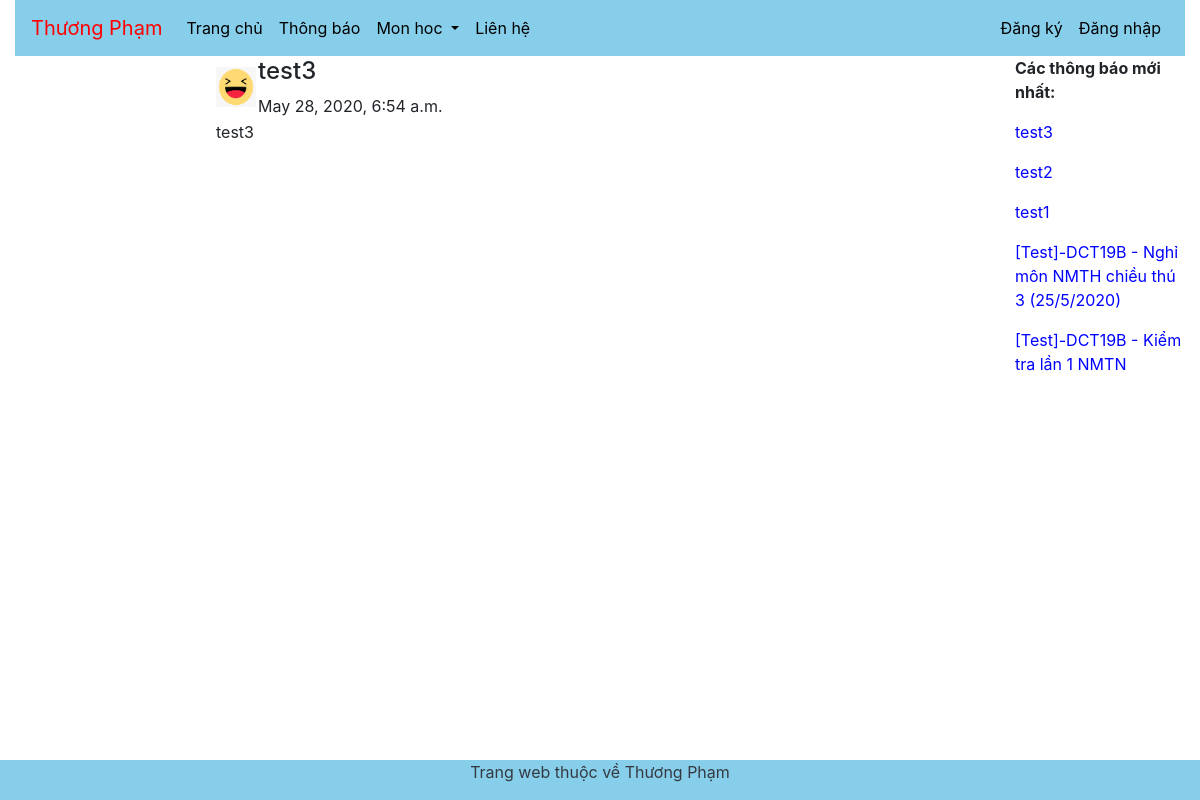
/ThongBao/6/, run on the app's committed database.
### AppChinh/models.py (models this page shows)
class ThongBao(models.Model):
    LoaiTB = models.ForeignKey(LoaiThongBao,on_delete=models.CASCADE)
    TieuDeTB = models.CharField(max_length=100)
    NoiDungTB = models.TextField()
    NgayTB = models.DateTimeField(auto_now_add=True)

class LoaiThongBao(models.Model):
    LoaiTB = models.CharField(max_length=10)
    AnhTB = models.ImageField(blank=True, upload_to="HinhAnh/")

### AppChinh/views.py (the view)
# urls.py: path('ThongBao/<int:pk>/', views.ThongBaoDetailView.as_view(), name="tbct"),#Vi DetailView truy van bang primary key cua model nen ta dua vao bien pk, int:pk the hien bien pk voi kieu du lieu la int
class ThongBaoDetailView(DetailView):
    model = ThongBao
    template_name='pages/ThongBaoChiTiet.html'

### AppChinh/context_processors.py (called while the page is built)
def layThongTin(request):
    dsmon = Mon.objects.all()
    tbMoiNhat = ThongBao.objects.all().order_by('-NgayTB')[:5]
    return {'dsmon': dsmon, 'tb':tbMoiNhat}

### AppChinh/templates/pages/ThongBaoChiTiet.html (shortened to what this page needs)
{% extends "pages/Base.html" %}
{% block noidung %}
<table>
    <tr>
        <td>
            <img src="{{thongbao.LoaiTB.AnhTB.url}}" width="40px" height="40px"/>
        </td>
        <td>
            <h4>{{thongbao.TieuDeTB}}</h4>
            <h8>{{thongbao.NgayTB}}</h8>
        </td>
    </tr>
    <tr>
        <td colspan="2">
            {{thongbao.NoiDungTB}}
        </td>
    </tr>
</table>
{% endblock %}

### AppChinh/templates/pages/Base.html (shortened to what this page needs)
<!DOCTYPE html>
<html lang="en">
<head>
    {% load static %}
    <link rel="stylesheet" href="{% static 'css/bootstrap.min.css'%}" type="text/css" />
    <link rel="stylesheet" href="{% static 'tuTao.css' %}" type="text/css"/>
</head>
<body>
    <div class="container-fluid">
        <nav class="navbar navbar-expand-sm navbar-light sticky-top" style="background-color: skyblue;">
            <a class="navbar-brand" href="/">Thương Phạm
            </a>
            <div class="collapse navbar-collapse" id="collapsibleNavbar">
                <ul class="navbar-nav mr-auto">
                    <li class="nav-item">
                        <a class="nav-link" href="/">Trang chủ</a>
                    </li>
                    <li class="nav-item">
                        <a class="nav-link" href="/ThongBao">Thông báo</a>
                    </li>
                    <li class="nav-item dropdown">
                        <a class="nav-link dropdown-toggle" href="/MonHoc" id="navbardrop" data-toggle="dropdown">
                        Mon hoc
                        </a>
                    </li>
                    <li class="nav-item">
                        <a class="nav-link" href="/lienhe">Liên hệ</a>
                    </li>
                </ul>
            </div>
            <ul class="navbar-nav ml-auto">
                {% if request.session.username %}
                <li class="nav-item">
                    <a class="nav-link">Xin chào {{request.session.username}}</a>
                </li>
                <li class="nav-item">
                    <a class="nav-link" href="{% url 'Logout' %}">Đăng xuất</a>
                </li>
                {% else %}
                <li class="nav-item">
                    <a class="nav-link" href="{% url 'Dangky' %}">Đăng ký</a>
                </li>
                <li class="nav-item">
                    <a class="nav-link" href="{% url 'Dangnhap' %}">Đăng nhập</a>
                </li>
                {% endif %}
            </ul>
        </nav>
        <div class="row">
            <div class="col-sm-2">
            </div>
            <div class="col-sm-8">
                <div>
                    {% block noidung %}
                    {% endblock %}
                </div>
            </div>
            <div class="col-sm-2">
                <div>
                    <p><b>Các thông báo mới nhất:</b></p>
                    {% for t in tb %}
                        <p><a href="{% url 'tbct' t.id %}">{{t.TieuDeTB}}</a></p>
                    {% endfor %}
                </div>
            </div>
        </div>
        <div class="row footer text-center text-dark" style="background-color: skyblue;">
            <div class="col">
                <p>Trang web thuộc về Thương Phạm</p>
            </div>
        </div>
    </div>
</body>
</html>

### static/css/tuTao.css (style rules this page uses)
html { position: relative; min-height: 100%; }
body { margin-bottom: 40px; }
.footer { position: absolute; bottom: 0; width: 100%; height: 40px; }
.navbar, .footer { background-color: cornflowerblue; }
.navbar .nav-item .nav-link { color: black; }
.navbar .navbar-brand { color: red; animation-name: example; animation-duration: 4s; animation-iteration-count: infinite; animation-direction: alternate; }
.navbar-brand { transition: margin-left 20s 0.5s ; -moz-transition: margin-left 20s 0.5s ease-in-out; -webkit-transition: margin-left 20s 0.5s ease-in-out; }
a:link { color: blue; }

### data on the page
ThongBao: LoaiTB.AnhTB (picture), TieuDeTB "test3", NgayTB "May 28, 2020, 6:54 a.m.", NoiDungTB "test3"
ThongBao: TieuDeTB "test2"
ThongBao: TieuDeTB "test1"
ThongBao: TieuDeTB "[Test]-DCT19B - Nghỉ môn NMTH chiều thú 3 (25/5/2020)"
ThongBao: TieuDeTB "[Test]-DCT19B - Kiểm tra lần 1 NMTN"
